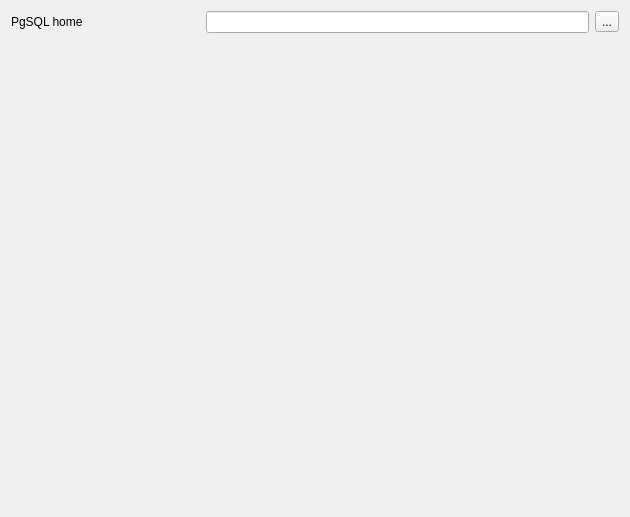
<?xml version="1.0" encoding="UTF-8"?>
<ui version="4.0">
 <class>toQPSQLSettingUI</class>
 <widget class="QWidget" name="toQPSQLSettingUI">
  <property name="geometry">
   <rect>
    <x>0</x>
    <y>0</y>
    <width>630</width>
    <height>517</height>
   </rect>
  </property>
  <property name="windowTitle">
   <string>Form1</string>
  </property>
  <layout class="QGridLayout">
   <property name="margin">
    <number>11</number>
   </property>
   <property name="spacing">
    <number>6</number>
   </property>
   <item row="0" column="1" colspan="2">
    <widget class="QLineEdit" name="PGSQL_HOME"/>
   </item>
   <item row="0" column="0">
    <widget class="QLabel" name="TextLabel6_2_2_2">
     <property name="toolTip">
      <string>The default dateformat to use when querying the database.</string>
     </property>
     <property name="text">
      <string>PgSQL home</string>
     </property>
     <property name="wordWrap">
      <bool>false</bool>
     </property>
     <property name="buddy">
      <cstring>PGSQL_HOME</cstring>
     </property>
    </widget>
   </item>
   <item row="1" column="0">
    <spacer name="verticalSpacer">
     <property name="orientation">
      <enum>Qt::Vertical</enum>
     </property>
     <property name="sizeHint" stdset="0">
      <size>
       <width>20</width>
       <height>40</height>
      </size>
     </property>
    </spacer>
   </item>
   <item row="0" column="3">
    <widget class="QToolButton" name="SelectHome">
     <property name="text">
      <string>...</string>
     </property>
    </widget>
   </item>
  </layout>
 </widget>
 <tabstops>
  <tabstop>PGSQL_HOME</tabstop>
 </tabstops>
 <resources/>
 <connections>
  <connection>
   <sender>SelectHome</sender>
   <signal>clicked()</signal>
   <receiver>toQPSQLSettingUI</receiver>
   <slot>selectHome()</slot>
   <hints>
    <hint type="sourcelabel">
     <x>606</x>
     <y>20</y>
    </hint>
    <hint type="destinationlabel">
     <x>314</x>
     <y>258</y>
    </hint>
   </hints>
  </connection>
 </connections>
 <slots>
  <signal>signal1()</signal>
 </slots>
</ui>
